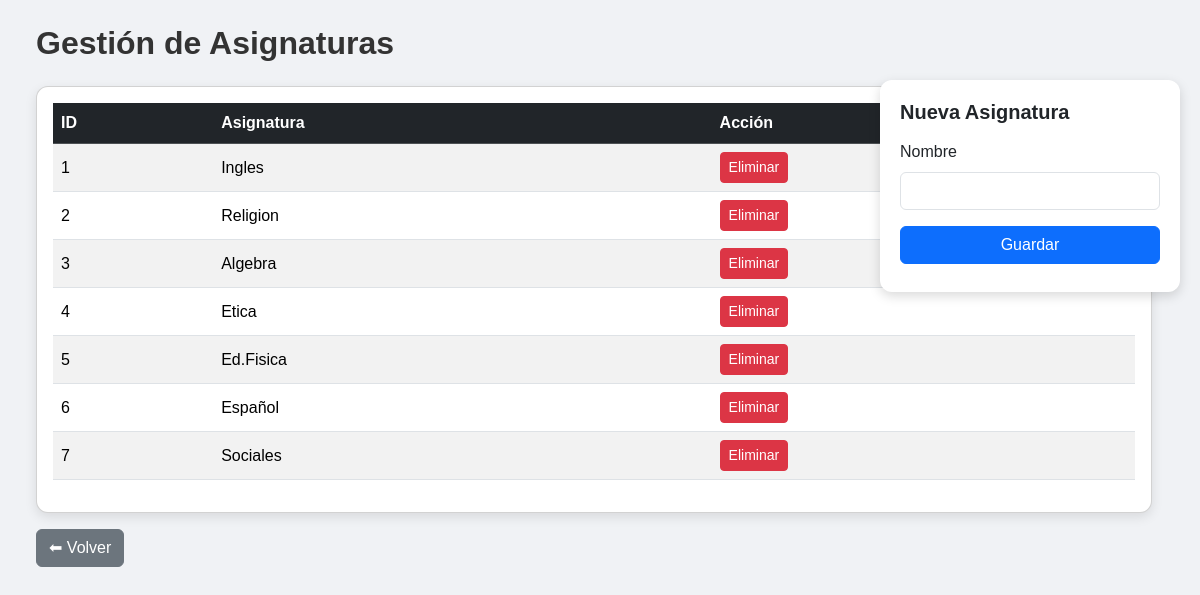
The page /asignatura.php on the database its author committed.
### tables this page shows
CREATE TABLE `asignaturas` (
  `id` int(11) NOT NULL,
  `nombre` varchar(100) NOT NULL
);

### asignatura.php (the view, shortened to what this page needs)
<?php
require 'conexion.php';
$asig = $pdo->query("SELECT * FROM asignaturas")->fetchAll(PDO::FETCH_ASSOC);
?>
<!DOCTYPE html>
<html lang="es">
<head>
<link href="https://cdn.jsdelivr.net/npm/bootstrap@5.3.2/dist/css/bootstrap.min.css" rel="stylesheet">
</head>
<body class="p-4">
<div class="container" style="margin-right: 340px;">
    <div class="d-flex justify-content-between align-items-center mb-3">
        <h2 class="fw-bold">Gestión de Asignaturas</h2>
    </div>
    <div class="card card-table p-3 fade-in">
        <table class="table table-striped table-hover align-middle" id="tabla-asignaturas">
            <thead class="table-dark">
                <tr>
                    <th>ID</th>
                    <th>Asignatura</th>
                    <th>Acción</th>
                </tr>
            </thead>
            <tbody>
                <?php foreach ($asig as $a): ?>
                <tr id="fila-<?= $a['id'] ?>">
                    <td><?= $a['id'] ?></td>
                    <td><?= $a['nombre'] ?></td>
                    <td>
                        <button class="btn btn-danger btn-sm" onclick="eliminarAsignatura(<?= $a['id'] ?>)">Eliminar</button>
                    </td>
                </tr>
                <?php endforeach; ?>
            </tbody>
        </table>
    </div>
    <a href="index.php" class="btn btn-secondary mt-3">⬅ Volver</a>
</div>
<div class="side-box">
    <h5 class="fw-bold mb-3"> Nueva Asignatura</h5>
    <form id="form-asignatura">
        <label class="form-label">Nombre</label>
        <input type="text" name="nombre" id="nombre" class="form-control mb-3" required>
        <button type="submit" class="btn btn-primary w-100">Guardar</button>
    </form>
</div>
</body>
</html>

### asignatura.php (style rules this page uses)
body { background: #f0f2f5; font-family: 'Poppins', sans-serif; }
h2 { font-weight: 700; color: #333; }
.card-table { box-shadow: 0 4px 12px rgba(0,0,0,0.1); border-radius: 12px; }
.side-box { position: fixed; right: 20px; top: 80px; width: 300px; background: white; border-radius: 12px; padding: 20px; box-shadow: 0 4px 12px rgba(0,0,0,0.15); animation: slideBox 0.5s ease; }
.fade-in { opacity: 0; transition: opacity 0.6s; }
.fade-in.show { opacity: 1; }

### rows shown on the page
asignaturas: id "1", nombre "Ingles"
asignaturas: id "2", nombre "Religion"
asignaturas: id "3", nombre "Algebra"
asignaturas: id "4", nombre "Etica"
asignaturas: id "5", nombre "Ed.Fisica"
asignaturas: id "6", nombre "Español"
asignaturas: id "7", nombre "Sociales"
